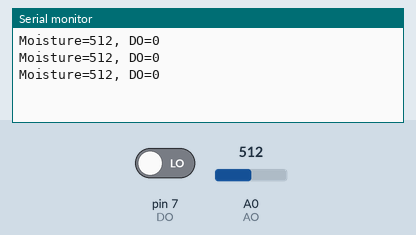
Simulated run of this sketch. Board: Arduino Uno, built with avr-gcc and run on an emulated ATmega328P. Parts: the last lines printed to the serial monitor. Inputs (shaded band) come from the test bench; at power-on: A0 (AO) = 512, pin 7 (DO) LOW.

Above: at 1.3 s.
1.4 s: A0 (AO) set to 716
At 1.9 s:
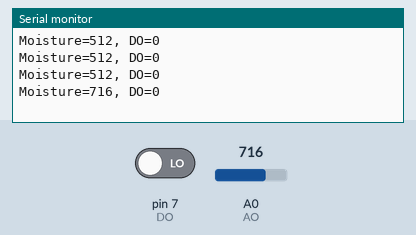
2.9 s: pin 7 (DO) driven HIGH
At 3.4 s:
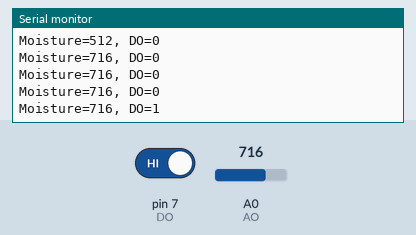
4.4 s: A0 (AO) set to 900
At 4.9 s:
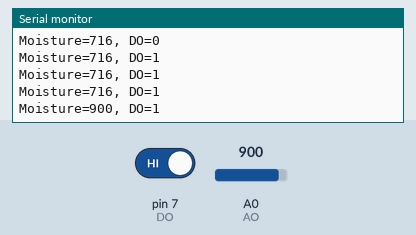
5.9 s: pin 7 (DO) driven LOW
At 6.4 s:
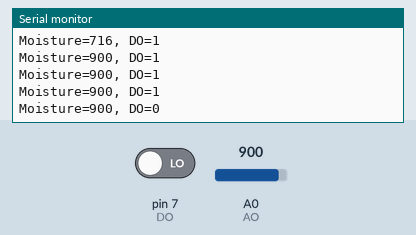
Timing chart, 0 to 8.4 s (numbered marks = the images above; inputs shaded):
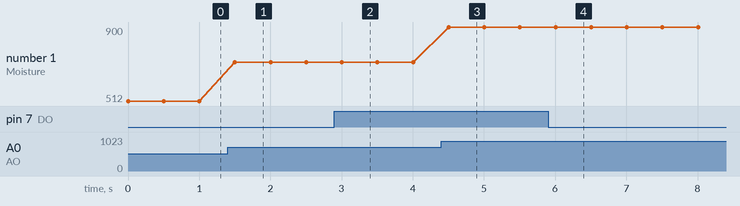

Measured:
- after the input at 1.4 s, the serial monitor: prints a new line after 0.10 s (image 1)
- after the input at 2.9 s, the serial monitor: prints a new line after 0.10 s (image 2)
- after the input at 4.4 s, the serial monitor: prints a new line after 0.10 s (image 3)
- after the input at 5.9 s, the serial monitor: prints a new line after 0.11 s (image 4)
- plotted number 1: 512 → 716 after the input at 1.4 s, 716 → 900 after the input at 4.4 s

The sketch:

soil_humidity.ino
```cpp
#define AO A0 //定义AO 引脚 为 IO-A0
#define DO 7        //定义DO 引脚 为 IO-7

void setup() {
  // put your setup code here, to run once:
  pinMode(AO, INPUT);
  pinMode(DO, INPUT);
  Serial.begin(9600);
}

void loop() {
  // put your main code here, to run repeatedly:
  Serial.print("Moisture=");
  Serial.print(analogRead(AO));
  Serial.print(", DO=");
  Serial.println(digitalRead(DO));
  delay(500);
}
```
